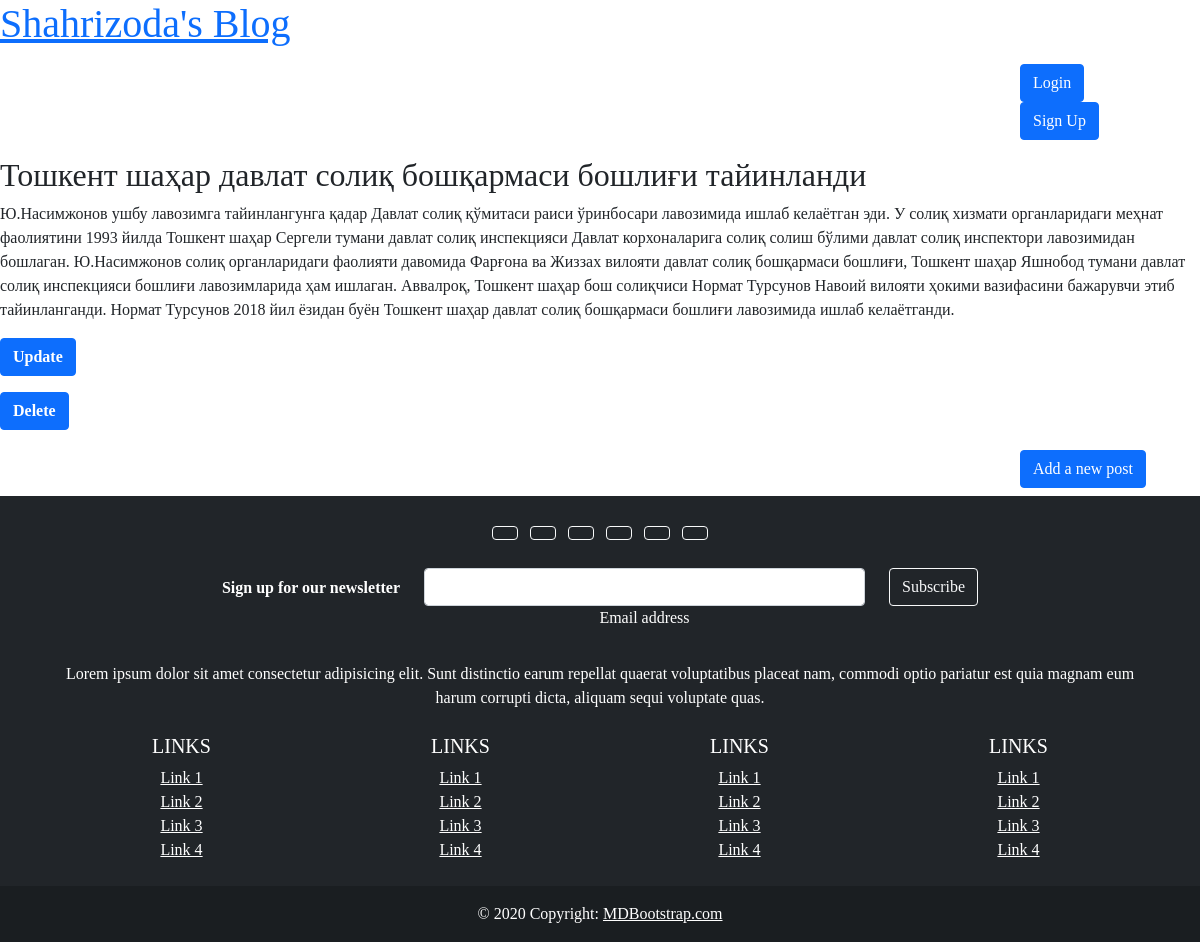
Screenshot of /detail-post/11/ with the database file from the repository.
### blog/models.py (models this page shows, shortened)
class Post(models.Model):
    title=models.CharField(max_length=300)
    body=models.TextField()
    author=models.ForeignKey(
        'auth.User',
        on_delete=models.CASCADE
    ),
    created_at=models.DateTimeField(auto_now=True)
    objects= models.Manager()

### blog/views.py (the view)
# urls.py: path('detail-post/<int:pk>/',detail_post,name='detail_post'),
def detail_post(request,pk):
    post=Post.objects.get(id=pk)
    return render(request,'detail_post.html',{'post':post})

### templates/detail_post.html
{% extends "base.html" %}
{% block content %}
<div class="post-entry">
    <h2>
        {{ post.title }}
    </h2>
    <p>{{ post.body }}</p>
</div>
<p><a href="{% url 'update_post' post.pk %}" class="btn btn-primary"><strong>Update</strong> </a></p>
<p><a href="{% url 'delete_post' post.pk %}" class="btn btn-primary"> <strong>Delete</strong> </a></p>
{% endblock content %}

### templates/base.html (style rules this page uses)
body { font-family: cursive; text-decoration: none; }

### rows the page displays
Post: title "Тошкент шаҳар давлат солиқ бошқармаси бошлиғи тайинланди", body "Ю.Насимжонов ушбу лавозимга тайинлангунга қадар Давлат солиқ қўмитаси раиси ўринбосари лавозимида ишлаб келаётган эди. У солиқ хизмати органларидаги меҳнат фаолиятини 1993 йилда Тошкент шаҳар Сергели тумани давлат солиқ инспекцияси Давлат корхоналарига солиқ солиш бўлими давлат солиқ инспектори лавозимидан бошлаган. Ю.Насимжонов солиқ органларидаги фаолияти давомида Фарғона ва Жиззах вилояти давлат солиқ бошқармаси бошлиғи, Тошкент шаҳар Яшнобод тумани давлат солиқ инспекцияси бошлиғи лавозимларида ҳам ишлаган. Аввалроқ, Тошкент шаҳар бош солиқчиси Нормат Турсунов Навоий вилояти ҳокими вазифасини бажарувчи этиб тайинланганди. Нормат Турсунов 2018 йил ёзидан буён Тошкент шаҳар давлат солиқ…"
